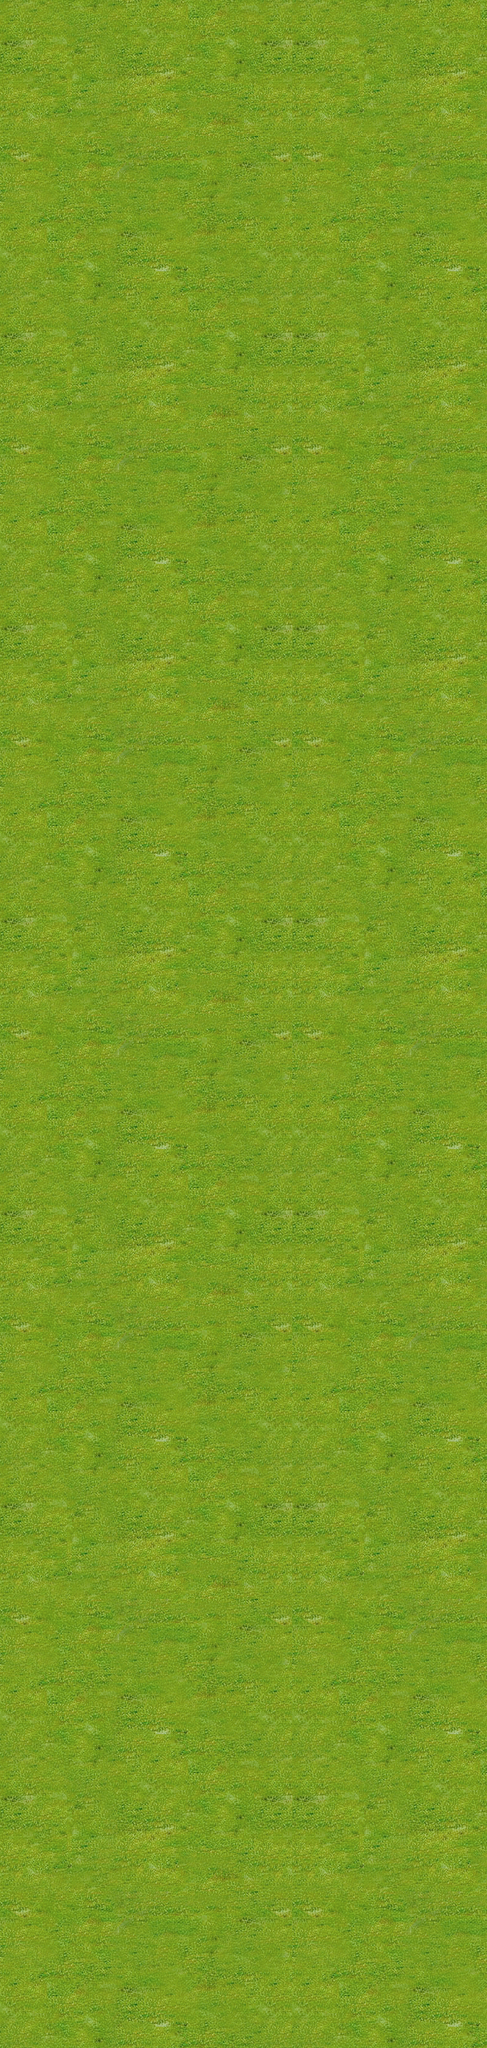

This is a level from a 2D game, rendered from its Tiled map with the project's own tilesets. A one-line summary and the map file follow, with tile-layer data summarised:
An orthogonal 10x42 tile map with 80x80 px tiles, 1 tile layer (layer1).

<map version="1.0" orientation="orthogonal" width="10" height="42" tilewidth="80" tileheight="80">
 <tileset firstgid="1" name="terrain" tilewidth="80" tileheight="80">
  <image source="terrain.png" width="1440" height="1440" />
 </tileset>
 <layer name="layer1" width="10" height="42">
  <data>[420 cells, 420 non-empty, 36 distinct tile ids]</data>
 </layer>
</map>